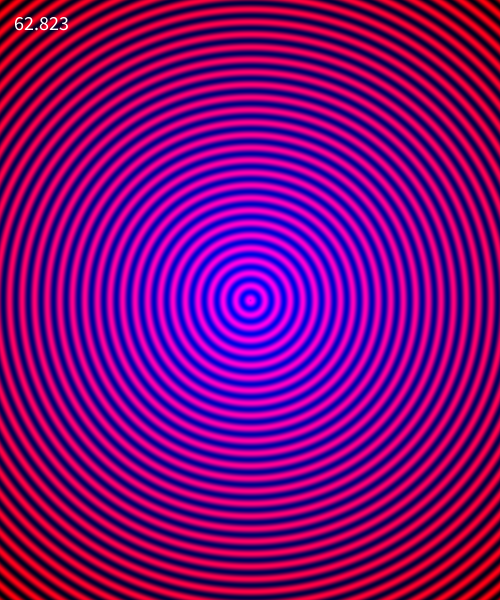
Frame 1 (no input)
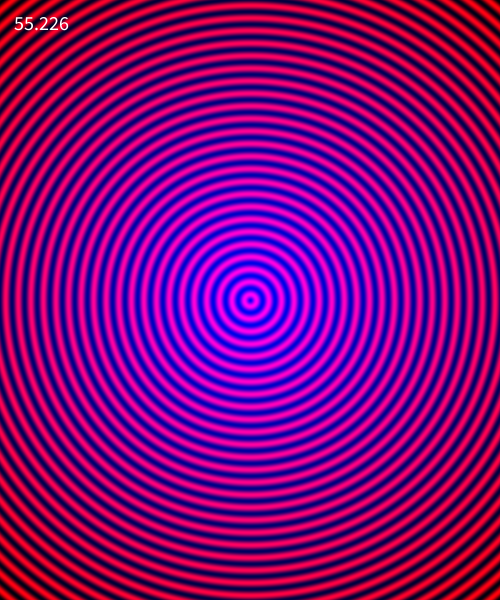
Frame 60 (the mouse pressed at the canvas centre just before this capture)
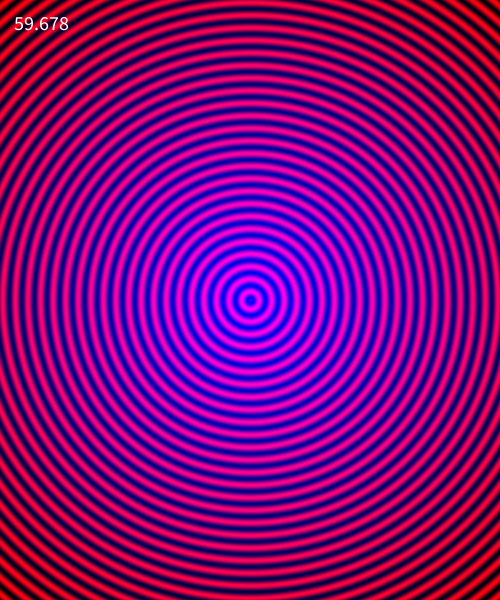
Frame 120 (the mouse held since frame 60 and released just before this capture)

The Processing sketch that drew these frames (run headless with seeded random() and noise(); from frame 60 on, the mouse is pressed at the canvas centre):

// Processing sketch: w04_09_pixels_createImage_gradation_circular_sineWave
// ── w04_09_pixels_createImage_gradation_circular_sineWave.pde
// IMA NYU Shanghai
// Kinetic Interfaces
// MOQN
// Feb 12 2018

PImage img;

void setup() {
  size(500, 600);
  noStroke();

  img = createImage(width, height, RGB); // ARGB
}


void draw() {
  background(0);

  int index = 0;
  img.loadPixels();
  for (int y = 0; y < img.height; y++) {
    for (int x = 0; x < img.width; x++) {
      
      // get the distance from the center to the pixel
      float distance = dist(img.width/2, img.height/2, x, y);
      
      float sineValue = sin( (distance+frameCount)*0.5 ); 
      
      float r = map(sineValue, -1, 1, 0, 255);
      float g = 0;
      float b = map(distance, 0, 400, 255, 0);
      img.pixels[index] = color(r, g, b);
      
      index++;
    }
  }
  img.updatePixels();

  image(img, 0, 0);

  textSize(20);
  text(frameRate, 10, 30);
}
